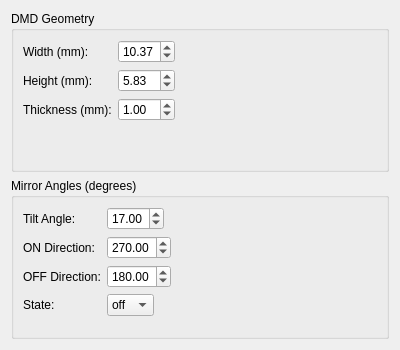
<?xml version="1.0" encoding="UTF-8"?>
<ui version="4.0">
 <class>SimpleDMD</class>
 <widget class="QWidget" name="SimpleDMD">
  <property name="geometry">
   <rect>
    <x>0</x>
    <y>0</y>
    <width>400</width>
    <height>350</height>
   </rect>
  </property>
  <property name="windowTitle">
   <string>SimpleDMD</string>
  </property>
  <layout class="QVBoxLayout" name="verticalLayout">
   <item>
    <widget class="QGroupBox" name="groupBox_Geometry">
     <property name="title">
      <string>DMD Geometry</string>
     </property>
     <layout class="QFormLayout" name="formLayout_Geometry">
      <property name="sizeConstraint">
       <enum>QLayout::SetMaximumSize</enum>
      </property>
      <property name="fieldGrowthPolicy">
       <enum>QFormLayout::ExpandingFieldsGrow</enum>
      </property>
      <item row="0" column="0">
       <widget class="QLabel" name="label_Width">
        <property name="text">
         <string>Width (mm):</string>
        </property>
       </widget>
      </item>
       <item row="0" column="1">
       <widget class="QDoubleSpinBox" name="Width">
        <property name="minimum">
         <double>0.100000000000000</double>
        </property>
        <property name="maximum">
         <double>50.000000000000000</double>
        </property>
        <property name="singleStep">
         <double>0.100000000000000</double>
        </property>
        <property name="value">
         <double>10.368000000000000</double>
        </property>
       </widget>
      </item>
      <item row="1" column="0">
       <widget class="QLabel" name="label_Height">
        <property name="text">
         <string>Height (mm):</string>
        </property>
       </widget>
      </item>
       <item row="1" column="1">
       <widget class="QDoubleSpinBox" name="Height">
        <property name="minimum">
         <double>0.100000000000000</double>
        </property>
        <property name="maximum">
         <double>50.000000000000000</double>
        </property>
        <property name="singleStep">
         <double>0.100000000000000</double>
        </property>
        <property name="value">
         <double>5.832000000000000</double>
        </property>
       </widget>
      </item>
      <item row="2" column="0">
       <widget class="QLabel" name="label_Thickness">
        <property name="text">
         <string>Thickness (mm):</string>
        </property>
       </widget>
      </item>
       <item row="2" column="1">
       <widget class="QDoubleSpinBox" name="Thickness">
        <property name="minimum">
         <double>0.100000000000000</double>
        </property>
        <property name="maximum">
         <double>10.000000000000000</double>
        </property>
        <property name="singleStep">
         <double>0.100000000000000</double>
        </property>
        <property name="value">
         <double>1.000000000000000</double>
        </property>
       </widget>
      </item>
     </layout>
    </widget>
   </item>
   <item>
    <widget class="QGroupBox" name="groupBox_Mirror">
     <property name="title">
      <string>Mirror Angles (degrees)</string>
     </property>
     <layout class="QFormLayout" name="formLayout_Mirror">
      <property name="sizeConstraint">
       <enum>QLayout::SetMaximumSize</enum>
      </property>
      <property name="fieldGrowthPolicy">
       <enum>QFormLayout::ExpandingFieldsGrow</enum>
      </property>
      <item row="0" column="0">
       <widget class="QLabel" name="label_TiltAngle">
        <property name="text">
         <string>Tilt Angle:</string>
        </property>
       </widget>
      </item>
       <item row="0" column="1">
       <widget class="QDoubleSpinBox" name="TiltAngle">
        <property name="minimum">
         <double>0.000000000000000</double>
        </property>
        <property name="maximum">
         <double>45.000000000000000</double>
        </property>
        <property name="singleStep">
         <double>0.100000000000000</double>
        </property>
        <property name="value">
         <double>17.000000000000000</double>
        </property>
       </widget>
      </item>
      <item row="1" column="0">
       <widget class="QLabel" name="label_OnDirection">
        <property name="text">
         <string>ON Direction:</string>
        </property>
       </widget>
      </item>
       <item row="1" column="1">
       <widget class="QDoubleSpinBox" name="OnDirectionAngle">
        <property name="minimum">
         <double>0.000000000000000</double>
        </property>
        <property name="maximum">
         <double>360.000000000000000</double>
        </property>
        <property name="singleStep">
         <double>1.000000000000000</double>
        </property>
        <property name="value">
         <double>270.000000000000000</double>
        </property>
       </widget>
      </item>
      <item row="2" column="0">
       <widget class="QLabel" name="label_OffDirection">
        <property name="text">
         <string>OFF Direction:</string>
        </property>
       </widget>
      </item>
       <item row="2" column="1">
       <widget class="QDoubleSpinBox" name="OffDirectionAngle">
        <property name="minimum">
         <double>0.000000000000000</double>
        </property>
        <property name="maximum">
         <double>360.000000000000000</double>
        </property>
        <property name="singleStep">
         <double>1.000000000000000</double>
        </property>
        <property name="value">
         <double>180.000000000000000</double>
        </property>
       </widget>
      </item>
      <item row="3" column="0">
       <widget class="QLabel" name="label_State">
        <property name="text">
         <string>State:</string>
        </property>
       </widget>
      </item>
       <item row="3" column="1">
        <widget class="QComboBox" name="State">
         <property name="currentIndex">
          <number>2</number>
         </property>
         <item>
          <property name="text">
           <string>flat</string>
          </property>
         </item>
         <item>
          <property name="text">
           <string>on</string>
          </property>
         </item>
         <item>
          <property name="text">
           <string>off</string>
          </property>
         </item>
        </widget>
       </item>
     </layout>
    </widget>
   </item>
  </layout>
 </widget>
 <resources/>
 <connections/>
</ui>
